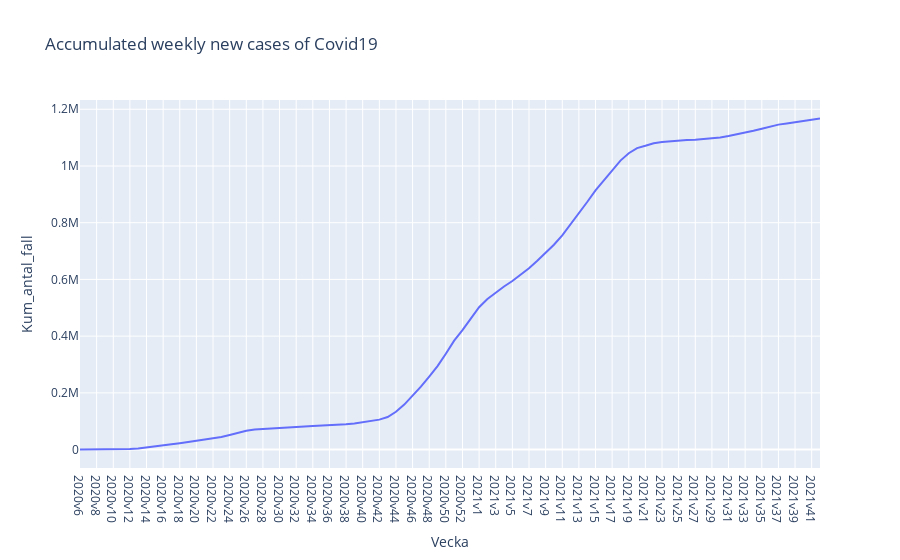

Write notebook code for a chart like this one.
### Markdown cell above
- f) Rita linjediagram av kumulativt antal fall från 2020v6 till nu.

### Code cell
fig = px.line(covid19, x="Vecka", y="Kum_antal_fall", title='Accumulated weekly new cases of Covid19')

fig.show()
